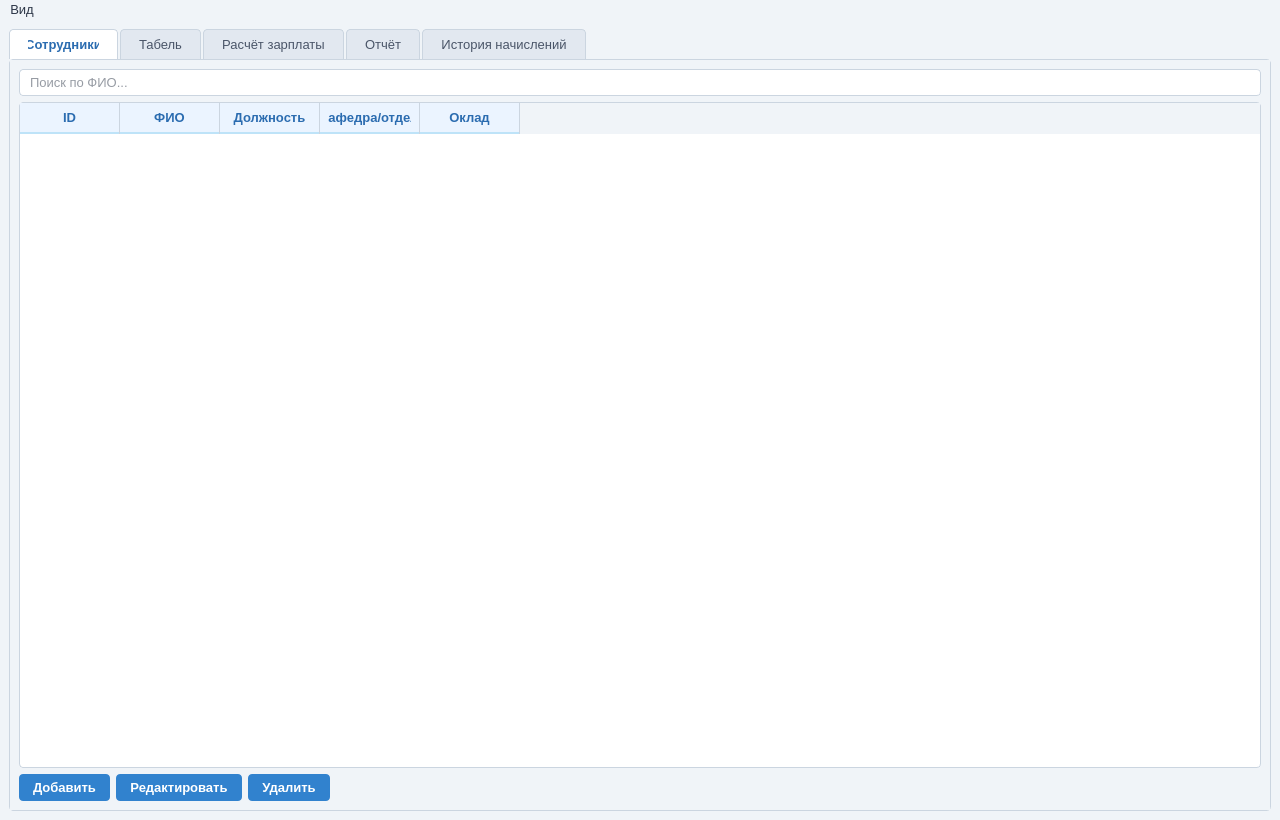
<?xml version="1.0" encoding="UTF-8"?>
<ui version="4.0">
 <class>MainWindow</class>
 <widget class="QMainWindow" name="MainWindow">
  <property name="geometry">
   <rect>
    <x>0</x>
    <y>0</y>
    <width>1280</width>
    <height>820</height>
   </rect>
  </property>
  <property name="windowTitle">
   <string>Учёт заработной платы сотрудников университета</string>
  </property>
  <property name="styleSheet">
   <string>
QMainWindow, QWidget {
    background-color: #F0F4F8;
    font-family: 'Segoe UI', sans-serif;
    font-size: 13px;
    color: #2D3748;
}
QTabWidget::pane {
    border: 1px solid #CBD5E0;
    background-color: #FFFFFF;
    border-radius: 4px;
}
QTabBar::tab {
    background-color: #E2E8F0;
    color: #4A5568;
    padding: 7px 18px;
    border: 1px solid #CBD5E0;
    border-bottom: none;
    border-top-left-radius: 4px;
    border-top-right-radius: 4px;
    margin-right: 2px;
}
QTabBar::tab:selected {
    background-color: #FFFFFF;
    color: #2B6CB0;
    font-weight: bold;
}
QTabBar::tab:hover:!selected {
    background-color: #BEE3F8;
}
QPushButton {
    background-color: #3182CE;
    color: #FFFFFF;
    border: none;
    border-radius: 4px;
    padding: 6px 14px;
    font-weight: bold;
}
QPushButton:hover {
    background-color: #2B6CB0;
}
QPushButton:pressed {
    background-color: #2C5282;
}
QLineEdit, QSpinBox, QDoubleSpinBox, QDateEdit, QComboBox {
    background-color: #FFFFFF;
    border: 1px solid #CBD5E0;
    border-radius: 4px;
    padding: 4px 8px;
    selection-background-color: #BEE3F8;
}
QLineEdit:focus, QSpinBox:focus, QDoubleSpinBox:focus, QDateEdit:focus, QComboBox:focus {
    border: 1px solid #3182CE;
}
QTableWidget {
    background-color: #FFFFFF;
    border: 1px solid #CBD5E0;
    gridline-color: #E2E8F0;
    border-radius: 4px;
}
QTableWidget::item:selected {
    background-color: #BEE3F8;
    color: #2D3748;
}
QHeaderView::section {
    background-color: #EBF4FF;
    color: #2B6CB0;
    font-weight: bold;
    border: none;
    border-bottom: 2px solid #BEE3F8;
    border-right: 1px solid #CBD5E0;
    padding: 5px 8px;
}
QLabel {
    color: #2D3748;
}
   </string>
  </property>
  <widget class="QWidget" name="centralwidget">
   <layout class="QVBoxLayout" name="centralLayout">
    <item>
     <widget class="QTabWidget" name="tabWidget">
      <property name="currentIndex">
       <number>0</number>
      </property>
      <widget class="QWidget" name="employeesTab">
       <attribute name="title">
        <string>Сотрудники</string>
       </attribute>
       <layout class="QVBoxLayout" name="employeesLayout">
        <item>
         <widget class="QLineEdit" name="searchEdit">
          <property name="placeholderText">
           <string>Поиск по ФИО...</string>
          </property>
         </widget>
        </item>
        <item>
         <widget class="QTableWidget" name="employeeTable">
          <property name="editTriggers">
           <set>QAbstractItemView::EditTrigger::NoEditTriggers</set>
          </property>
          <property name="selectionMode">
           <enum>QAbstractItemView::SelectionMode::SingleSelection</enum>
          </property>
          <property name="selectionBehavior">
           <enum>QAbstractItemView::SelectionBehavior::SelectRows</enum>
          </property>
          <column>
           <property name="text">
            <string>ID</string>
           </property>
          </column>
          <column>
           <property name="text">
            <string>ФИО</string>
           </property>
          </column>
          <column>
           <property name="text">
            <string>Должность</string>
           </property>
          </column>
          <column>
           <property name="text">
            <string>Кафедра/отдел</string>
           </property>
          </column>
          <column>
           <property name="text">
            <string>Оклад</string>
           </property>
          </column>
         </widget>
        </item>
        <item>
         <layout class="QHBoxLayout" name="employeeButtonsLayout">
          <item>
           <widget class="QPushButton" name="addEmployeeButton">
            <property name="text">
             <string>Добавить</string>
            </property>
           </widget>
          </item>
          <item>
           <widget class="QPushButton" name="editEmployeeButton">
            <property name="text">
             <string>Редактировать</string>
            </property>
           </widget>
          </item>
          <item>
           <widget class="QPushButton" name="deleteEmployeeButton">
            <property name="text">
             <string>Удалить</string>
            </property>
           </widget>
          </item>
          <item>
           <spacer name="employeeButtonsSpacer">
            <property name="orientation">
             <enum>Qt::Orientation::Horizontal</enum>
            </property>
            <property name="sizeHint" stdset="0">
             <size>
              <width>0</width>
              <height>0</height>
             </size>
            </property>
           </spacer>
          </item>
         </layout>
        </item>
       </layout>
      </widget>
      <widget class="QWidget" name="timesheetTab">
       <attribute name="title">
        <string>Табель</string>
       </attribute>
       <layout class="QVBoxLayout" name="timesheetLayout">
        <item>
         <layout class="QFormLayout" name="timesheetFormLayout">
          <item row="0" column="0">
           <widget class="QLabel" name="label_t1">
            <property name="text">
             <string>Сотрудник:</string>
            </property>
           </widget>
          </item>
          <item row="0" column="1">
           <widget class="QComboBox" name="timesheetEmployeeCombo"/>
          </item>
          <item row="1" column="0">
           <widget class="QLabel" name="label_t2">
            <property name="text">
             <string>Месяц:</string>
            </property>
           </widget>
          </item>
          <item row="1" column="1">
           <widget class="QDateEdit" name="timesheetPeriodEdit">
            <property name="displayFormat">
             <string>MM.yyyy</string>
            </property>
            <property name="calendarPopup">
             <bool>true</bool>
            </property>
           </widget>
          </item>
          <item row="2" column="0">
           <widget class="QLabel" name="label_t3">
            <property name="text">
             <string>Отработано дней:</string>
            </property>
           </widget>
          </item>
          <item row="2" column="1">
           <widget class="QSpinBox" name="workedDaysSpin">
            <property name="maximum">
             <number>31</number>
            </property>
           </widget>
          </item>
          <item row="3" column="0">
           <widget class="QLabel" name="label_t4">
            <property name="text">
             <string>Норма дней:</string>
            </property>
           </widget>
          </item>
          <item row="3" column="1">
           <widget class="QSpinBox" name="normDaysSpin">
            <property name="minimum">
             <number>1</number>
            </property>
            <property name="maximum">
             <number>31</number>
            </property>
            <property name="value">
             <number>21</number>
            </property>
           </widget>
          </item>
         </layout>
        </item>
        <item>
         <widget class="QPushButton" name="saveTimesheetButton">
          <property name="text">
           <string>Сохранить табель</string>
          </property>
         </widget>
        </item>
        <item>
         <spacer name="timesheetSpacer">
          <property name="orientation">
           <enum>Qt::Orientation::Vertical</enum>
          </property>
          <property name="sizeHint" stdset="0">
           <size>
            <width>0</width>
            <height>0</height>
           </size>
          </property>
         </spacer>
        </item>
       </layout>
      </widget>
      <widget class="QWidget" name="salaryTab">
       <attribute name="title">
        <string>Расчёт зарплаты</string>
       </attribute>
       <layout class="QVBoxLayout" name="salaryLayout">
        <item>
         <layout class="QFormLayout" name="salaryFormLayout">
          <item row="0" column="0">
           <widget class="QLabel" name="label_s1">
            <property name="text">
             <string>Сотрудник:</string>
            </property>
           </widget>
          </item>
          <item row="0" column="1">
           <widget class="QComboBox" name="salaryEmployeeCombo"/>
          </item>
          <item row="1" column="0">
           <widget class="QLabel" name="label_s2">
            <property name="text">
             <string>Месяц:</string>
            </property>
           </widget>
          </item>
          <item row="1" column="1">
           <widget class="QDateEdit" name="salaryPeriodEdit">
            <property name="displayFormat">
             <string>MM.yyyy</string>
            </property>
            <property name="calendarPopup">
             <bool>true</bool>
            </property>
           </widget>
          </item>
          <item row="2" column="0">
           <widget class="QLabel" name="label_s3">
            <property name="text">
             <string>Премия:</string>
            </property>
           </widget>
          </item>
          <item row="2" column="1">
           <widget class="QDoubleSpinBox" name="bonusSpin">
            <property name="suffix">
             <string> руб.</string>
            </property>
            <property name="maximum">
             <double>10000000.000000000000000</double>
            </property>
           </widget>
          </item>
          <item row="3" column="0">
           <widget class="QLabel" name="label_s8">
            <property name="text">
             <string>Стимулирующая выплата:</string>
            </property>
           </widget>
          </item>
          <item row="3" column="1">
           <widget class="QDoubleSpinBox" name="incentiveSpin">
            <property name="suffix">
             <string> руб.</string>
            </property>
            <property name="maximum">
             <double>10000000.000000000000000</double>
            </property>
           </widget>
          </item>
         </layout>
        </item>
        <item>
         <layout class="QHBoxLayout" name="salaryButtonsLayout">
          <item>
           <widget class="QPushButton" name="calcSalaryButton">
            <property name="text">
             <string>Рассчитать</string>
            </property>
           </widget>
          </item>
          <item>
           <widget class="QPushButton" name="saveSalaryButton">
            <property name="text">
             <string>Сохранить начисление</string>
            </property>
           </widget>
          </item>
          <item>
           <spacer name="salaryButtonsSpacer">
            <property name="orientation">
             <enum>Qt::Orientation::Horizontal</enum>
            </property>
            <property name="sizeHint" stdset="0">
             <size>
              <width>0</width>
              <height>0</height>
             </size>
            </property>
           </spacer>
          </item>
         </layout>
        </item>
        <item>
         <widget class="QFrame" name="payslipHeaderFrame">
          <property name="styleSheet">
           <string>QFrame { background-color: #FFFFFF; border: 1px solid #CBD5E0; border-radius: 6px; padding: 4px; }</string>
          </property>
          <layout class="QVBoxLayout" name="payslipHeaderLayout">
           <property name="spacing">
            <number>4</number>
           </property>
           <property name="leftMargin">
            <number>12</number>
           </property>
           <property name="topMargin">
            <number>10</number>
           </property>
           <property name="rightMargin">
            <number>12</number>
           </property>
           <property name="bottomMargin">
            <number>10</number>
           </property>
           <item>
            <widget class="QLabel" name="payslipOrgLabel">
             <property name="styleSheet">
              <string>font-weight: bold; font-size: 14px; color: #2D3748; qproperty-alignment: AlignCenter;</string>
             </property>
             <property name="text">
              <string>Колледж цифровых технологий IT TOP</string>
             </property>
             <property name="alignment">
              <set>Qt::AlignmentFlag::AlignCenter</set>
             </property>
            </widget>
           </item>
           <item>
            <widget class="QLabel" name="payslipTitleLabel">
             <property name="styleSheet">
              <string>font-weight: bold; font-size: 13px; color: #2B6CB0; qproperty-alignment: AlignCenter;</string>
             </property>
             <property name="text">
              <string>Расчётный листок за —</string>
             </property>
             <property name="alignment">
              <set>Qt::AlignmentFlag::AlignCenter</set>
             </property>
            </widget>
           </item>
           <item>
            <widget class="QFrame" name="payslipDivider">
             <property name="frameShape">
              <enum>QFrame::Shape::HLine</enum>
             </property>
             <property name="frameShadow">
              <enum>QFrame::Shadow::Sunken</enum>
             </property>
             <property name="styleSheet">
              <string>color: #CBD5E0;</string>
             </property>
            </widget>
           </item>
           <item>
            <layout class="QHBoxLayout" name="payslipMetaRow1">
             <item>
              <widget class="QLabel" name="payslipDaysLabel">
               <property name="styleSheet">
                <string>color: #2D3748; font-size: 12px;</string>
               </property>
               <property name="text">
                <string>Отработано: —</string>
               </property>
              </widget>
             </item>
             <item>
              <spacer name="payslipMetaSpacer1">
               <property name="orientation">
                <enum>Qt::Orientation::Horizontal</enum>
               </property>
               <property name="sizeHint" stdset="0">
                <size>
                 <width>40</width>
                 <height>0</height>
                </size>
               </property>
              </spacer>
             </item>
            </layout>
           </item>
           <item>
            <widget class="QLabel" name="payslipDepartmentLabel">
             <property name="styleSheet">
              <string>color: #2D3748; font-size: 12px;</string>
             </property>
             <property name="text">
              <string>Подразделение/кафедра: —</string>
             </property>
            </widget>
           </item>
           <item>
            <widget class="QLabel" name="payslipPositionLabel">
             <property name="styleSheet">
              <string>color: #2D3748; font-size: 12px;</string>
             </property>
             <property name="text">
              <string>Должность: —</string>
             </property>
            </widget>
           </item>
           <item>
            <widget class="QLabel" name="payslipSalaryLabel">
             <property name="styleSheet">
              <string>color: #2D3748; font-size: 12px;</string>
             </property>
             <property name="text">
              <string>Ставка (оклад): —</string>
             </property>
            </widget>
           </item>
          </layout>
         </widget>
        </item>
        <item>
         <widget class="QTableWidget" name="payslipTable">
          <property name="editTriggers">
           <set>QAbstractItemView::EditTrigger::NoEditTriggers</set>
          </property>
          <property name="selectionMode">
           <enum>QAbstractItemView::SelectionMode::NoSelection</enum>
          </property>
          <property name="rowCount">
           <number>3</number>
          </property>
          <column>
           <property name="text">
            <string>Код</string>
           </property>
          </column>
          <column>
           <property name="text">
            <string>Начисление / удержание</string>
           </property>
          </column>
          <column>
           <property name="text">
            <string>Начислено</string>
           </property>
          </column>
          <column>
           <property name="text">
            <string>Удержано</string>
           </property>
          </column>
          <row/>
          <row/>
          <row/>
         </widget>
        </item>
        <item>
         <layout class="QHBoxLayout" name="payslipTotalLayout">
          <item>
           <widget class="QLabel" name="label_s7">
            <property name="text">
             <string>Итого к выплате:</string>
            </property>
           </widget>
          </item>
          <item>
           <widget class="QLabel" name="totalLabel">
            <property name="styleSheet">
             <string>font-weight: bold; font-size: 16px; color: #2B6CB0;</string>
            </property>
            <property name="text">
             <string>—</string>
            </property>
           </widget>
          </item>
          <item>
           <spacer name="payslipTotalSpacer">
            <property name="orientation">
             <enum>Qt::Orientation::Horizontal</enum>
            </property>
            <property name="sizeHint" stdset="0">
             <size>
              <width>0</width>
              <height>0</height>
             </size>
            </property>
           </spacer>
          </item>
         </layout>
        </item>
        <item>
         <spacer name="salarySpacer">
          <property name="orientation">
           <enum>Qt::Orientation::Vertical</enum>
          </property>
          <property name="sizeHint" stdset="0">
           <size>
            <width>0</width>
            <height>0</height>
           </size>
          </property>
         </spacer>
        </item>
       </layout>
      </widget>
      <widget class="QWidget" name="reportTab">
       <attribute name="title">
        <string>Отчёт</string>
       </attribute>
       <layout class="QVBoxLayout" name="reportLayout">
        <item>
         <layout class="QHBoxLayout" name="reportTopLayout">
          <item>
           <widget class="QLabel" name="label_r1">
            <property name="text">
             <string>Месяц:</string>
            </property>
           </widget>
          </item>
          <item>
           <widget class="QDateEdit" name="reportPeriodEdit">
            <property name="displayFormat">
             <string>MM.yyyy</string>
            </property>
            <property name="calendarPopup">
             <bool>true</bool>
            </property>
           </widget>
          </item>
          <item>
           <widget class="QPushButton" name="generateReportButton">
            <property name="text">
             <string>Сформировать отчёт</string>
            </property>
           </widget>
          </item>
          <item>
           <spacer name="reportTopSpacer">
            <property name="orientation">
             <enum>Qt::Orientation::Horizontal</enum>
            </property>
            <property name="sizeHint" stdset="0">
             <size>
              <width>0</width>
              <height>0</height>
             </size>
            </property>
           </spacer>
          </item>
         </layout>
        </item>
        <item>
         <widget class="QTableWidget" name="reportTable">
          <property name="editTriggers">
           <set>QAbstractItemView::EditTrigger::NoEditTriggers</set>
          </property>
          <column>
           <property name="text">
            <string>ФИО</string>
           </property>
          </column>
          <column>
           <property name="text">
            <string>Начислено</string>
           </property>
          </column>
          <column>
           <property name="text">
            <string>Премия</string>
           </property>
          </column>
          <column>
           <property name="text">
            <string>Стимулирующая</string>
           </property>
          </column>
          <column>
           <property name="text">
            <string>НДФЛ</string>
           </property>
          </column>
          <column>
           <property name="text">
            <string>Профвзнос</string>
           </property>
          </column>
          <column>
           <property name="text">
            <string>К выплате</string>
           </property>
          </column>
         </widget>
        </item>
        <item>
         <layout class="QHBoxLayout" name="reportBottomButtonsLayout">
          <item>
           <widget class="QPushButton" name="exportCsvButton">
            <property name="text">
             <string>Экспорт в CSV</string>
            </property>
           </widget>
          </item>
          <item>
           <spacer name="reportBottomSpacer">
            <property name="orientation">
             <enum>Qt::Orientation::Horizontal</enum>
            </property>
            <property name="sizeHint" stdset="0">
             <size>
              <width>0</width>
              <height>0</height>
             </size>
            </property>
           </spacer>
          </item>
         </layout>
        </item>
        <item>
         <widget class="QLabel" name="reportTotalLabel">
          <property name="styleSheet">
           <string>font-weight: bold; font-size: 14px;</string>
          </property>
          <property name="text">
           <string>Итого по университету: —</string>
          </property>
         </widget>
        </item>
       </layout>
      </widget>
      <widget class="QWidget" name="historyTab">
       <attribute name="title">
        <string>История начислений</string>
       </attribute>
       <layout class="QVBoxLayout" name="historyLayout">
        <item>
         <layout class="QHBoxLayout" name="historyTopLayout">
          <item>
           <widget class="QLabel" name="label_h1">
            <property name="text">
             <string>Сотрудник:</string>
            </property>
           </widget>
          </item>
          <item>
           <widget class="QComboBox" name="historyEmployeeCombo"/>
          </item>
          <item>
           <spacer name="historyTopSpacer">
            <property name="orientation">
             <enum>Qt::Orientation::Horizontal</enum>
            </property>
            <property name="sizeHint" stdset="0">
             <size>
              <width>0</width>
              <height>0</height>
             </size>
            </property>
           </spacer>
          </item>
         </layout>
        </item>
        <item>
         <widget class="QTableWidget" name="historyTable">
          <property name="editTriggers">
           <set>QAbstractItemView::EditTrigger::NoEditTriggers</set>
          </property>
          <property name="selectionMode">
           <enum>QAbstractItemView::SelectionMode::SingleSelection</enum>
          </property>
          <property name="selectionBehavior">
           <enum>QAbstractItemView::SelectionBehavior::SelectRows</enum>
          </property>
          <column>
           <property name="text">
            <string>Период</string>
           </property>
          </column>
          <column>
           <property name="text">
            <string>Начислено</string>
           </property>
          </column>
          <column>
           <property name="text">
            <string>Премия</string>
           </property>
          </column>
          <column>
           <property name="text">
            <string>Стимулирующая</string>
           </property>
          </column>
          <column>
           <property name="text">
            <string>НДФЛ</string>
           </property>
          </column>
          <column>
           <property name="text">
            <string>Профвзнос</string>
           </property>
          </column>
          <column>
           <property name="text">
            <string>К выплате</string>
           </property>
          </column>
         </widget>
        </item>
       </layout>
      </widget>
     </widget>
    </item>
   </layout>
  </widget>
  <widget class="QMenuBar" name="menuBar">
   <property name="geometry">
    <rect>
     <x>0</x>
     <y>0</y>
     <width>1280</width>
     <height>22</height>
    </rect>
   </property>
   <widget class="QMenu" name="menuView">
    <property name="title">
     <string>Вид</string>
    </property>
    <addaction name="actionDarkTheme"/>
   </widget>
   <addaction name="menuView"/>
  </widget>
  <action name="actionDarkTheme">
   <property name="checkable">
    <bool>true</bool>
   </property>
   <property name="text">
    <string>Тёмная тема</string>
   </property>
  </action>
 </widget>
 <resources/>
 <connections/>
</ui>
